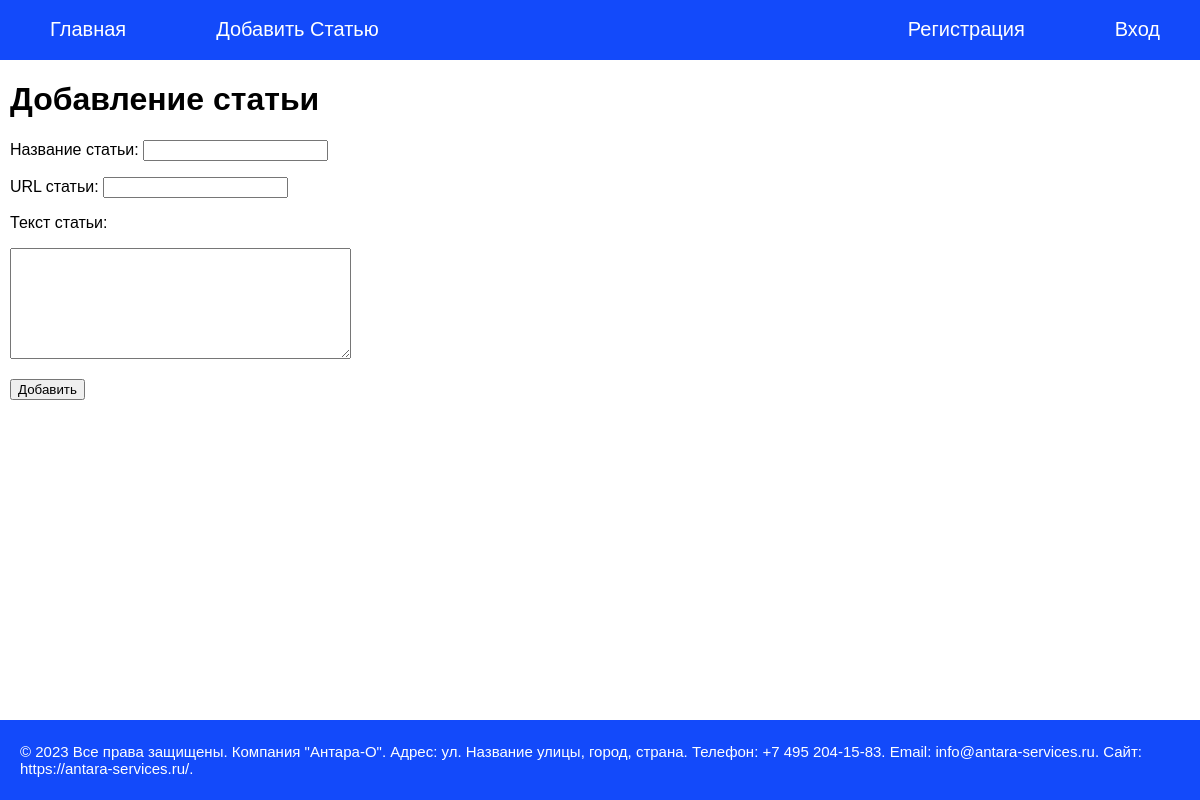
/article-flask, run on the app's committed database.
### tables this page shows
CREATE TABLE mainmenu(
id integer PRIMARY KEY AUTOINCREMENT,
title text NOT NULL,
url text NOT NULL
);

### app.py (the view, shortened to what this page needs)
@app.route("/article-flask", methods=["POST", "GET"])
def articleFlask():
    return render_template(
        "add_post.html",
        title="Добавление статьи",
        menu=g.database.get_menu([1, 2]),
        login=g.database.get_menu([3, 4]),
        logout=g.database.get_menu([5, 6]),
    )

### DatabaseMainMenu.py (called while the page is built)
    def get_menu(self, index_list: List[int]) -> List:
        try:
            get_page_title_data = f"""SELECT * FROM mainmenu WHERE id BETWEEN {index_list[0]} AND {index_list[1]}"""
            self.__cur.execute(get_page_title_data)
            res = self.__cur.fetchall()
            if res:
                return res
        except sqlite3.Error as e:
            print(f"Ошибки чтения из БД: {e}")
        return []

### app.py (called while the page is built)
def connect_db():
    conn = sq.connect(app.config["DATABASE"])
    conn.row_factory = sq.Row
    return conn

def get_db():
    if not hasattr(g, "link_db"):
        g.link_db = connect_db()
    return g.link_db

@app.before_request
def accessing_the_database():
    g.db = get_db()
    g.database = FDatabase(g.db)

### templates/add_post.html (shortened to what this page needs)
{% extends 'index.html' %}
{% block content %}
{{ super()}}
<form action="{{ url_for('articleFlask') }}" method="post" class="form-contract">
    <p><label>Название статьи: </label><input type="text" name="name" value="" required />
    <p><label>URL статьи: </label><input type="text" name="url" value="" required />
    <p><label>Текст статьи: </label>
    <p><textarea name="post" rows=7 cols=40></textarea>
    <p><input type="submit" value="Добавить" />
    </form>
{% endblock %}

### templates/index.html (shortened to what this page needs)
<!DOCTYPE html>
<html>
<head>
<link type="text/css" href="{{ url_for('static', filename='css/styles.css') }}" rel="stylesheet" />
</head>
<body>
{% block content -%}
	{%- block mainmenu -%}
<ul class="mainmenu">
	{% for m in menu -%}
<li><a href="{{m.url}}">{{m.title}}</a></li>
	{% endfor -%}
	{% if not current_user.is_authenticated %}
	{% for n in login -%}
<li class="log"><a href="{{n.url}}">{{n.title}}</a></li>
	{% endfor -%}
	{% else %}
	{% for l in logout -%}
<li class="log"><a href="{{l.url}}">{{l.title}}</a></li>
	{% endfor -%}
	{% endif -%}
</ul>
	{% endblock mainmenu -%}
<div class="content">
	{% if title -%}
<h1>{{title}}</h1>
	{% else %}
<h1>Про Flask</h1>
	{% endif -%}
{% endblock -%}
</div>
</body>
<div class="footer">
	<span class="text_for_footer">© 2023 Все права защищены. Компания "Антара-О".
		Адрес: ул. Название улицы, город, страна. Телефон: +7 495 204-15-83. Email: info@antara-services.ru. Сайт: https://antara-services.ru/.</span>
</div>
</html>

### static/css/styles.css (style rules this page uses)
html, body { font-family: 'Arial'; margin: 0; padding: 0; height: 100%; width: 100%; }
a { color: #229af1; text-decoration: none; }
ul.mainmenu { list-style: none; background: #134afa; height: 60px; margin: 0; padding: 0; font-size: 20px; overflow : hidden; }
ul.mainmenu li { float: left; margin: 18px 40px 0 50px; }
ul.mainmenu li a { color: #ffffff; text-decoration: none; }
ul.mainmenu li.log { float: right; margin: 18px 40px 0 50px; }
ul.mainmenu li.log a { color: #ffffff; text-decoration: none; }
div.content { margin: 10px; }
.form-contact input[type=submit], textarea { font-size: 16 px; }
.footer { display: flex; align-items: center; position: absolute; background: #134afa; position: absolute; left: 0; bottom: 0; width: 100%; height: 80px; }
.text_for_footer { color: #ffffff; font-family: 'Arial'; font-size: 15px; padding: 10px 20px; }

### data on the page
mainmenu: title "Главная"
mainmenu: title "Добавить Статью"
mainmenu: title "Вход"
mainmenu: title "Регистрация"

### other printed values
{{ title }} "Добавление статьи"
